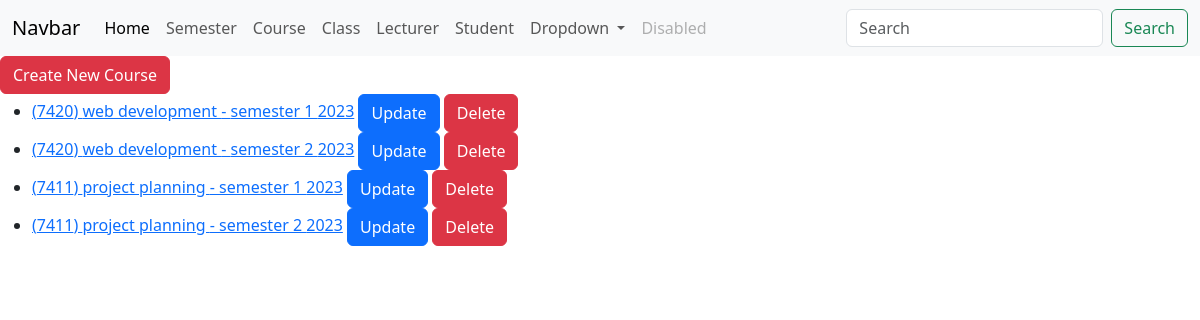
Screenshot of /courses with the database file from the repository.
### attendance/models.py (models this page shows, shortened)
class Course(models.Model):
    semester = models.ForeignKey(Semester, on_delete=models.CASCADE, related_name='courses')
    code = models.CharField(max_length=255)
    name = models.CharField(max_length=255)

class Semester(models.Model):
    semester = models.CharField(max_length=255)
    year = models.CharField(max_length=255)

### attendance/views.py (the view)
# urls.py: path("courses", list_courses, name="courses"),
def list_courses(request):
    data = Course.objects.all()
    content = {'courses': data}
    return render(request, "list_courses.html", content)

### attendance/templates/list_courses.html (shortened to what this page needs)
{%  extends "base.html" %}
{%  block content %}
    <a href="{% url 'create_course' %}" class="btn btn-danger">Create New Course</a>
    <ul>
    {% for course in courses %}
        <li>
            <a href="{% url 'detail_course' id=course.id %}">({{ course.code }}) {{ course.name }} - {{ course.semester.semester }} {{ course.semester.year }}</a>
            <a href="{% url 'update_course_view' id=course.id %}" class="btn btn-primary">Update</a>
            <a href="{% url 'delete_course_view' id=course.id %}" class="btn btn-danger">Delete</a>
        </li>
    {% endfor %}
    </ul>
{%  endblock %}

### rows the page displays
Course: code "7420", name "web development", semester.semester "semester 1", semester.year "2023"
Course: code "7420", name "web development", semester.semester "semester 2", semester.year "2023"
Course: code "7411", name "project planning", semester.semester "semester 1", semester.year "2023"
Course: code "7411", name "project planning", semester.semester "semester 2", semester.year "2023"
